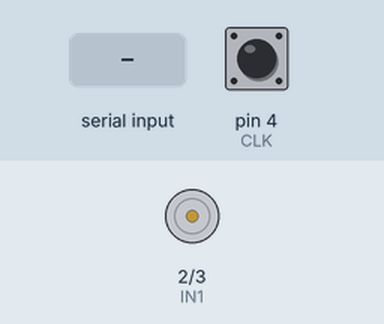
Simulated run of this sketch. Board: Arduino Uno, built with avr-gcc and run on an emulated ATmega328P. Shown: motor-driver pin pairs drawn as motors (green arrow = first pin HIGH = forward, orange = second pin HIGH = backward, longer = more drive). The inputs (shaded band) are chosen by the test bench; at power-on: pin 4 (CLK) HIGH.

Above: at 1.2 s.
1.3 s: "f" received over Serial
At 2.1 s:
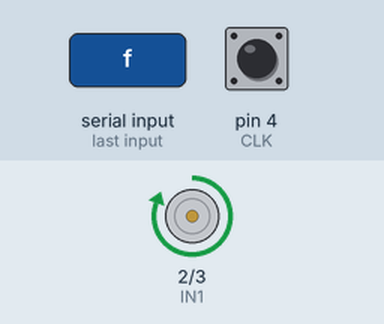
2.8 s: "b" received over Serial
At 3.3 s:
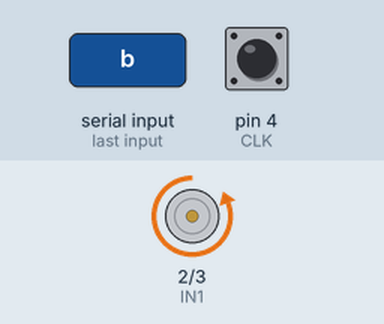
6.0 s: "s" received over Serial
At 6.9 s:
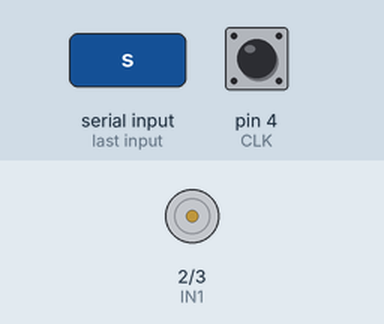
Timing chart, 0 to 8.5 s (numbered marks = the images above; inputs shaded):
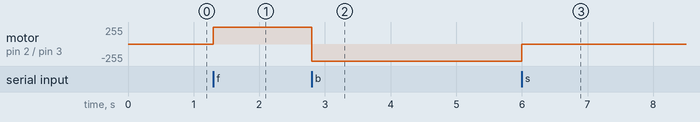

The sketch:

cartPoleSetup.ino
```cpp
#define CLK 4  // Pin connected to CLK (A) on the encoder
#define DT 5   // Pin connected to DT (B) on the encoder
#define IN1 2  // IN1 on L298N
#define IN2 3  // IN2 on L298N

int counter = 0;      // Counter to store the encoder position
int currentStateCLK;
int lastStateCLK;

void setup() {
  // Set encoder pins as inputs
  pinMode(CLK, INPUT_PULLUP);
  pinMode(DT, INPUT_PULLUP);

  // Set motor control pins as outputs
  pinMode(IN1, OUTPUT);
  pinMode(IN2, OUTPUT);

  // Setup Serial Communication
  Serial.begin(9600);

  // Read the initial state of CLK
  lastStateCLK = digitalRead(CLK);
}

void loop() {
  // Read the current state of CLK
  currentStateCLK = digitalRead(CLK);

  // If the state of CLK has changed, then there is movement
  if (currentStateCLK != lastStateCLK) {
    // If the DT state is different than the CLK state, then the encoder is rotating clockwise
    if (digitalRead(DT) != currentStateCLK) {
      counter++;
    } else {
      counter--;
    }

    // Send angle position on the serial output
    Serial.println(counter);
  }

  // Update lastStateCLK with the current state
  lastStateCLK = currentStateCLK;

  // Check for incoming serial commands
  if (Serial.available() > 0) {
    char command = Serial.read();

    if (command == 'f') {  // 'f' for forward
      digitalWrite(IN1, HIGH);
      digitalWrite(IN2, LOW);
    } else if (command == 'b') {  // 'b' for backward
      digitalWrite(IN1, LOW);
      digitalWrite(IN2, HIGH);
    } else if (command == 's') {  // 's' for stop
      digitalWrite(IN1, LOW);
      digitalWrite(IN2, LOW);
    }
  }
}
```

Measured:
- after the input at 1.3 s, motor on pin 2 (IN1) / pin 3 (IN2): stopped → forward 255/255 at once
- after the input at 2.8 s, motor on pin 2 (IN1) / pin 3 (IN2): forward 255/255 → backward 255/255 at once
- after the input at 6.0 s, motor on pin 2 (IN1) / pin 3 (IN2): backward 255/255 → stopped at once
